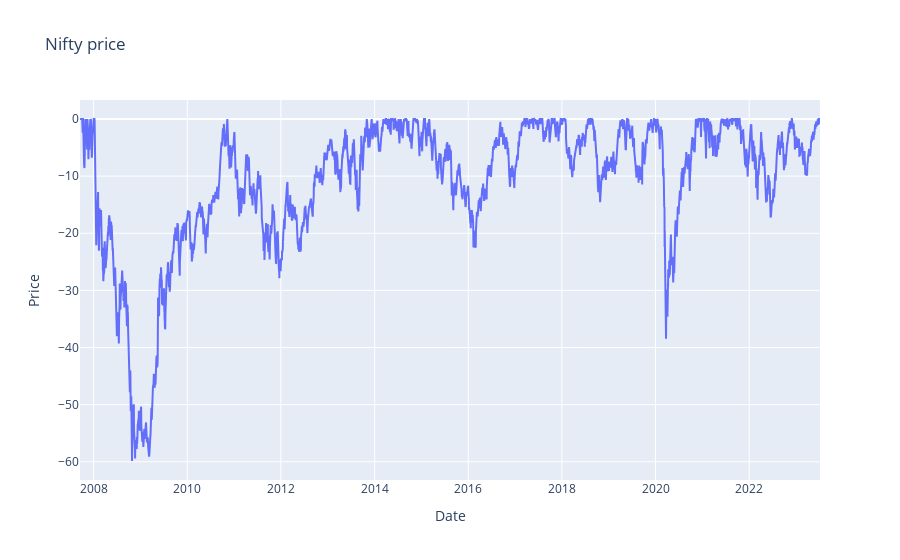

Write notebook code for a chart like this one.
### Code cell
trace = go.Scatter(
    x = nifty.index,
    y = nifty['drawdown'],
    mode = 'lines',
    name = 'Line'
)
layout = go.Layout(
    title = 'Nifty price',
    xaxis = dict(title = 'Date'),
    yaxis = dict(title = 'Price')
)
# fig object by passing both
fig = go.Figure(data=[trace], layout= layout)
fig.show()

### Figure 1 — Plotly figure (JSON) as saved in the notebook; plotly's stock layout.template omitted (floating-point values rounded to 4 significant figures; data arrays with more than 128 entries replaced by an {"elided": "..."} marker saying what was removed)
{"data": [{"mode": "lines", "name": "Line", "x": {"elided": "3874 str values"}, "y": {"elided": "3874 float values"}, "type": "scatter"}], "layout": {"title": {"text": "Nifty price"}, "xaxis": {"title": {"text": "Date"}}, "yaxis": {"title": {"text": "Price"}}}}
